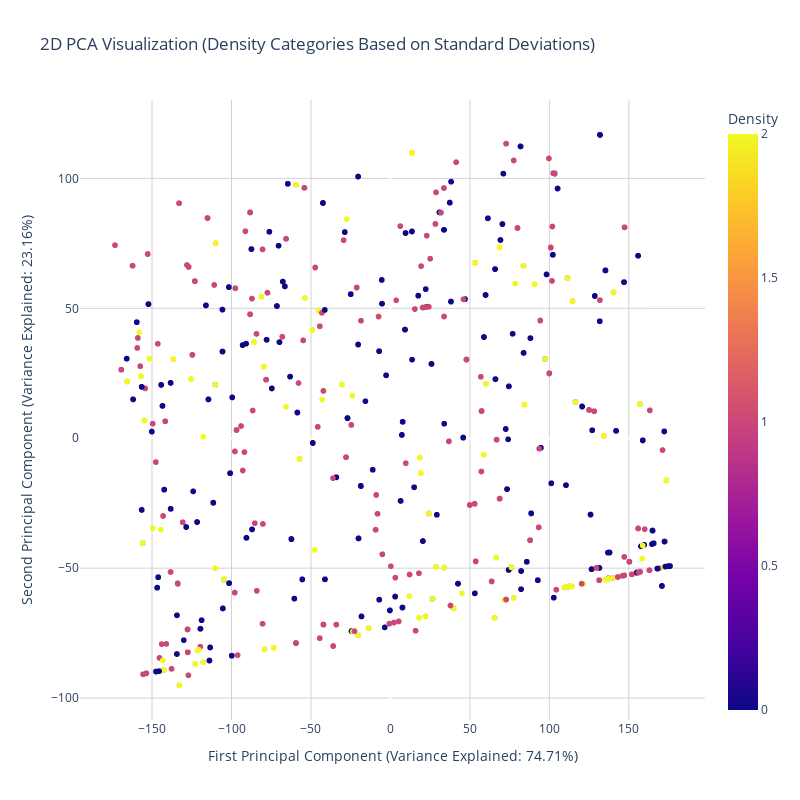

Source (notebook cell):
### Code cell
# Apply PCA
pca = PCA(n_components=2)
X_pca = pca.fit_transform(X)

# Create a DataFrame with PCA results
pca_df = pd.DataFrame(
    X_pca, 
    columns=['PC1', 'PC2']
)

# Add metadata for visualization
pca_df['Density'] = encoded_data['density']

# Create custom color scale with red, blue, green
color_scale = {
#    'Very Low': 'red',
    'Low': 'orange',
    'Medium': 'green',
    'High': 'blue',
#    'Very High': 'purple'
}

# Create interactive 2D scatter plot
fig = px.scatter(
    pca_df,
    x='PC1',
    y='PC2',
    color='Density',
    color_discrete_map=color_scale,
    title='2D PCA Visualization (Density Categories Based on Standard Deviations)',
    labels={
        'PC1': f'First Principal Component (Variance Explained: {pca.explained_variance_ratio_[0]:.2%})',
        'PC2': f'Second Principal Component (Variance Explained: {pca.explained_variance_ratio_[1]:.2%})'
    }
)

# Update layout
fig.update_layout(
    width=800,
    height=800,
    showlegend=True,
    plot_bgcolor='white',
    paper_bgcolor='white'
)

# Update axes
fig.update_xaxes(showgrid=True, gridwidth=1, gridcolor='LightGray')
fig.update_yaxes(showgrid=True, gridwidth=1, gridcolor='LightGray')

# Show the plot
fig.show()

# Print density distribution
print("\nDensity distribution by campus:")
density_dist = pd.crosstab(encoded_data['campus'], encoded_data['density'], normalize='index')
print(density_dist)

### Figure 1 — Plotly figure (JSON) as saved in the notebook; plotly's stock layout.template omitted (floating-point values rounded to 4 significant figures; data arrays with more than 128 entries replaced by an {"elided": "..."} marker saying what was removed)
{"data": [{"hovertemplate": "First Principal Component (Variance Explained: 74.71%)=%{x}<br>Second Principal Component (Variance Explained: 23.16%)=%{y}<br>Density=%{marker.color}<extra></extra>", "legendgroup": "", "marker": {"color": {"elided": "2121 int values"}, "coloraxis": "coloraxis", "symbol": "circle"}, "mode": "markers", "name": "", "showlegend": false, "type": "scattergl", "x": {"elided": "2121 float values"}, "xaxis": "x", "y": {"elided": "2121 float values"}, "yaxis": "y"}], "layout": {"coloraxis": {"colorbar": {"title": {"text": "Density"}}, "colorscale": [[0, "#0d0887"], [0.1111, "#46039f"], [0.2222, "#7201a8"], [0.3333, "#9c179e"], [0.4444, "#bd3786"], [0.5556, "#d8576b"], [0.6667, "#ed7953"], [0.7778, "#fb9f3a"], [0.8889, "#fdca26"], [1, "#f0f921"]]}, "height": 800, "legend": {"tracegroupgap": 0}, "paper_bgcolor": "white", "plot_bgcolor": "white", "showlegend": true, "title": {"text": "2D PCA Visualization (Density Categories Based on Standard Deviations)"}, "width": 800, "xaxis": {"anchor": "y", "domain": [0, 1], "gridcolor": "LightGray", "gridwidth": 1, "showgrid": true, "title": {"text": "First Principal Component (Variance Explained: 74.71%)"}}, "yaxis": {"anchor": "x", "domain": [0, 1], "gridcolor": "LightGray", "gridwidth": 1, "showgrid": true, "title": {"text": "Second Principal Component (Variance Explained: 23.16%)"}}}}
